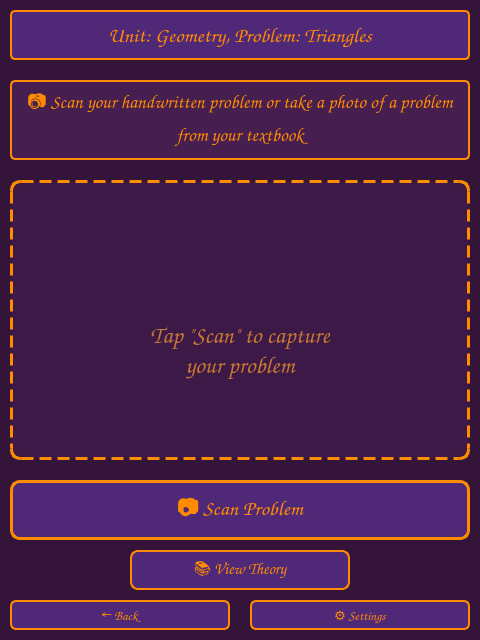
<?xml version="1.0" encoding="UTF-8"?>
<ui version="4.0">
 <class>ScanWindow</class>
 <widget class="QDialog" name="ScanWindow">
  <property name="geometry">
   <rect>
    <x>0</x>
    <y>0</y>
    <width>480</width>
    <height>640</height>
   </rect>
  </property>
  <property name="windowTitle">
   <string>Scan Problem</string>
  </property>
  <property name="styleSheet">
   <string notr="true">QDialog {
    background-color: rgb(52, 21, 57);
}</string>
  </property>
   <widget class="QLabel" name="unitLabel">
    <property name="geometry">
     <rect>
      <x>10</x>
      <y>10</y>
      <width>460</width>
      <height>50</height>
     </rect>
    </property>
    <property name="font">
     <font>
      <family>Comic Sans MS</family>
      <pointsize>16</pointsize>
      <bold>true</bold>
     </font>
    </property>
    <property name="styleSheet">
     <string notr="true">QLabel {
    border: 2px solid rgb(255, 140, 0);
    border-radius: 5px;
    padding: 6px;
    color: rgb(255, 140, 0);
    background-color: rgb(80, 40, 120);
}</string>
    </property>
    <property name="text">
     <string>Unit: Geometry, Problem: Triangles</string>
    </property>
    <property name="alignment">
     <set>Qt::AlignmentFlag::AlignCenter</set>
    </property>
   </widget>
   <widget class="QLabel" name="instructionLabel">
    <property name="geometry">
     <rect>
      <x>10</x>
      <y>80</y>
      <width>460</width>
      <height>80</height>
     </rect>
    </property>
    <property name="font">
     <font>
      <family>Comic Sans MS</family>
      <pointsize>14</pointsize>
     </font>
    </property>
    <property name="styleSheet">
     <string notr="true">QLabel {
    border: 2px solid rgb(255, 140, 0);
    border-radius: 5px;
    padding: 10px;
    color: rgb(255, 140, 0);
    background-color: rgb(70, 30, 80);
}</string>
    </property>
    <property name="text">
     <string>📷 Scan your handwritten problem or take a photo of a problem from your textbook</string>
    </property>
    <property name="alignment">
     <set>Qt::AlignmentFlag::AlignCenter</set>
    </property>
    <property name="wordWrap">
     <bool>true</bool>
    </property>
   </widget>
   <widget class="QFrame" name="scanFrame">
    <property name="geometry">
     <rect>
      <x>10</x>
      <y>180</y>
      <width>460</width>
      <height>280</height>
     </rect>
    </property>
    <property name="styleSheet">
     <string notr="true">QFrame {
    border: 3px dashed rgb(255, 140, 0);
    border-radius: 10px;
    background-color: rgb(60, 25, 70);
}</string>
    </property>
    <property name="frameShape">
     <enum>QFrame::Shape::StyledPanel</enum>
    </property>
    <property name="frameShadow">
     <enum>QFrame::Shadow::Raised</enum>
    </property>
    <widget class="QLabel" name="scanPlaceholder">
     <property name="geometry">
      <rect>
       <x>50</x>
       <y>80</y>
       <width>360</width>
       <height>120</height>
      </rect>
     </property>
     <property name="font">
      <font>
       <family>Comic Sans MS</family>
       <pointsize>18</pointsize>
      </font>
     </property>
     <property name="styleSheet">
      <string notr="true">QLabel {
    border: none;
    color: rgb(200, 120, 50);
    background-color: transparent;
}</string>
     </property>
     <property name="text">
      <string>📸

Tap "Scan" to capture
your problem</string>
     </property>
     <property name="alignment">
      <set>Qt::AlignmentFlag::AlignCenter</set>
     </property>
    </widget>
   </widget>
   <widget class="QPushButton" name="scanButton">
    <property name="geometry">
     <rect>
      <x>10</x>
      <y>480</y>
      <width>460</width>
      <height>60</height>
     </rect>
    </property>
    <property name="font">
     <font>
      <family>Comic Sans MS</family>
      <pointsize>16</pointsize>
      <bold>true</bold>
     </font>
    </property>
    <property name="styleSheet">
     <string notr="true">QPushButton {
    border: 3px solid rgb(255, 140, 0);
    border-radius: 10px;
    padding: 10px;
    color: rgb(255, 140, 0);
    background-color: rgb(80, 40, 120);
}
QPushButton:hover {
    background-color: rgb(90, 45, 130);
    border: 3px solid rgb(255, 160, 40);
}
QPushButton:pressed {
    background-color: rgb(70, 35, 110);
}</string>
    </property>
    <property name="text">
     <string>📷 Scan Problem</string>
    </property>
   </widget>
   <widget class="QPushButton" name="theoryButton">
    <property name="geometry">
     <rect>
      <x>130</x>
      <y>550</y>
      <width>220</width>
      <height>40</height>
     </rect>
    </property>
    <property name="font">
     <font>
      <family>Comic Sans MS</family>
      <pointsize>12</pointsize>
     </font>
    </property>
    <property name="styleSheet">
     <string notr="true">QPushButton {
    border: 2px solid rgb(255, 140, 0);
    border-radius: 8px;
    padding: 8px;
    color: rgb(255, 140, 0);
    background-color: rgb(80, 40, 120);
}
QPushButton:hover {
    background-color: rgb(90, 45, 130);
}
QPushButton:pressed {
    background-color: rgb(70, 35, 110);
}</string>
    </property>
    <property name="text">
     <string>📚 View Theory</string>
    </property>
   </widget>
   <widget class="QPushButton" name="backButton">
    <property name="geometry">
     <rect>
      <x>10</x>
      <y>600</y>
      <width>220</width>
      <height>30</height>
     </rect>
    </property>
    <property name="font">
     <font>
      <family>Comic Sans MS</family>
      <pointsize>10</pointsize>
     </font>
    </property>
    <property name="styleSheet">
     <string notr="true">QPushButton {
    border: 2px solid rgb(255, 140, 0);
    border-radius: 6px;
    padding: 4px;
    color: rgb(255, 140, 0);
    background-color: rgb(80, 40, 120);
}
QPushButton:hover {
    background-color: rgb(90, 45, 130);
}
QPushButton:pressed {
    background-color: rgb(70, 35, 110);
}</string>
    </property>
    <property name="text">
     <string>← Back</string>
    </property>
   </widget>
   <widget class="QPushButton" name="settingsButton">
    <property name="geometry">
     <rect>
      <x>250</x>
      <y>600</y>
      <width>220</width>
      <height>30</height>
     </rect>
    </property>
    <property name="font">
     <font>
      <family>Comic Sans MS</family>
      <pointsize>10</pointsize>
     </font>
    </property>
    <property name="styleSheet">
     <string notr="true">QPushButton {
    border: 2px solid rgb(255, 140, 0);
    border-radius: 6px;
    padding: 4px;
    color: rgb(255, 140, 0);
    background-color: rgb(80, 40, 120);
}
QPushButton:hover {
    background-color: rgb(90, 45, 130);
}
QPushButton:pressed {
    background-color: rgb(70, 35, 110);
}</string>
    </property>
    <property name="text">
     <string>⚙ Settings</string>
    </property>
   </widget>
 </widget>
 <resources/>
 <connections/>
</ui>
